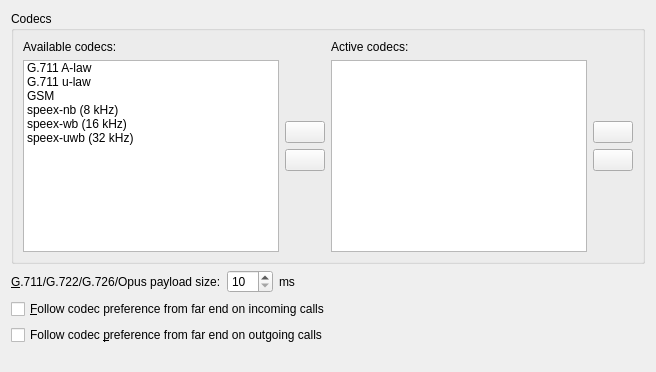
         <widget class="QWidget" name="tabCodecs">
          <attribute name="title">
           <string>Co&amp;decs</string>
          </attribute>
          <layout class="QGridLayout">
           <item row="1" column="0">
            <layout class="QHBoxLayout">
             <item>
              <widget class="QLabel" name="ptimeTextLabel">
               <property name="text">
                <string>&amp;G.711/G.722/G.726/Opus payload size:</string>
               </property>
               <property name="wordWrap">
                <bool>false</bool>
               </property>
               <property name="buddy">
                <cstring>ptimeSpinBox</cstring>
               </property>
              </widget>
             </item>
             <item>
              <widget class="QSpinBox" name="ptimeSpinBox">
               <property name="sizePolicy">
                <sizepolicy hsizetype="Minimum" vsizetype="Fixed">
                 <horstretch>0</horstretch>
                 <verstretch>0</verstretch>
                </sizepolicy>
               </property>
               <property name="minimumSize">
                <size>
                 <width>46</width>
                 <height>0</height>
                </size>
               </property>
               <property name="maximumSize">
                <size>
                 <width>32767</width>
                 <height>32767</height>
                </size>
               </property>
               <property name="whatsThis">
                <string>The preferred payload size for the G.711, G.722, G.726 and Opus codecs.</string>
               </property>
               <property name="minimum">
                <number>10</number>
               </property>
               <property name="maximum">
                <number>80</number>
               </property>
               <property name="singleStep">
                <number>10</number>
               </property>
              </widget>
             </item>
             <item>
              <widget class="QLabel" name="payloadMsTextLabel">
               <property name="text">
                <string>ms</string>
               </property>
               <property name="wordWrap">
                <bool>false</bool>
               </property>
              </widget>
             </item>
             <item>
              <spacer name="spacer24">
               <property name="orientation">
                <enum>Qt::Horizontal</enum>
               </property>
               <property name="sizeType">
                <enum>QSizePolicy::Expanding</enum>
               </property>
               <property name="sizeHint" stdset="0">
                <size>
                 <width>121</width>
                 <height>20</height>
                </size>
               </property>
              </spacer>
             </item>
            </layout>
           </item>
           <item row="2" column="0">
            <widget class="QCheckBox" name="inFarEndCodecPrefCheckBox">
             <property name="whatsThis">
              <string>&lt;p&gt;
For incoming calls, follow the preference from the far-end (SDP offer). Pick the first codec from the SDP offer that is also in the list of active codecs.
&lt;p&gt;
If you disable this option, then the first codec from the active codecs that is also in the SDP offer is picked.</string>
             </property>
             <property name="text">
              <string>&amp;Follow codec preference from far end on incoming calls</string>
             </property>
             <property name="shortcut">
              <string>Alt+F</string>
             </property>
            </widget>
           </item>
           <item row="3" column="0">
            <widget class="QCheckBox" name="outFarEndCodecPrefCheckBox">
             <property name="whatsThis">
              <string>&lt;p&gt;
For outgoing calls, follow the preference from the far-end (SDP answer). Pick the first codec from the SDP answer that is also in the list of active codecs.
&lt;p&gt;
If you disable this option, then the first codec from the active codecs that is also in the SDP answer is picked.</string>
             </property>
             <property name="text">
              <string>Follow codec &amp;preference from far end on outgoing calls</string>
             </property>
             <property name="shortcut">
              <string>Alt+P</string>
             </property>
            </widget>
           </item>
           <item row="4" column="0">
            <spacer name="spacer38">
             <property name="orientation">
              <enum>Qt::Vertical</enum>
             </property>
             <property name="sizeType">
              <enum>QSizePolicy::Expanding</enum>
             </property>
             <property name="sizeHint" stdset="0">
              <size>
               <width>20</width>
               <height>16</height>
              </size>
             </property>
            </spacer>
           </item>
           <item row="0" column="0">
            <widget class="QGroupBox" name="codecsGroupBox">
             <property name="title">
              <string>Codecs</string>
             </property>
             <layout class="QHBoxLayout">
              <item>
               <layout class="QVBoxLayout">
                <item>
                 <widget class="QLabel" name="availCodecTextLabel">
                  <property name="text">
                   <string>Available codecs:</string>
                  </property>
                  <property name="wordWrap">
                   <bool>false</bool>
                  </property>
                 </widget>
                </item>
                <item>
                 <widget class="QListWidget" name="availCodecListBox">
                  <property name="whatsThis">
                   <string>List of available codecs.</string>
                  </property>
                  <item>
                   <property name="text">
                    <string>G.711 A-law</string>
                   </property>
                  </item>
                  <item>
                   <property name="text">
                    <string>G.711 u-law</string>
                   </property>
                  </item>
                  <item>
                   <property name="text">
                    <string>GSM</string>
                   </property>
                  </item>
                  <item>
                   <property name="text">
                    <string>speex-nb (8 kHz)</string>
                   </property>
                  </item>
                  <item>
                   <property name="text">
                    <string>speex-wb (16 kHz)</string>
                   </property>
                  </item>
                  <item>
                   <property name="text">
                    <string>speex-uwb (32 kHz)</string>
                   </property>
                  </item>
                 </widget>
                </item>
               </layout>
              </item>
              <item>
               <layout class="QVBoxLayout">
                <item>
                 <spacer name="spacer17_2">
                  <property name="orientation">
                   <enum>Qt::Vertical</enum>
                  </property>
                  <property name="sizeType">
                   <enum>QSizePolicy::Expanding</enum>
                  </property>
                  <property name="sizeHint" stdset="0">
                   <size>
                    <width>20</width>
                    <height>20</height>
                   </size>
                  </property>
                 </spacer>
                </item>
                <item>
                 <widget class="QPushButton" name="addCodecPushButton">
                  <property name="whatsThis">
                   <string>Move a codec from the list of available codecs to the list of active codecs.</string>
                  </property>
                  <property name="text">
                   <string/>
                  </property>
                  <property name="icon">
                   <iconset resource="icons.qrc">
                    <normaloff>:/icons/images/1rightarrow.png</normaloff>:/icons/images/1rightarrow.png</iconset>
                  </property>
                 </widget>
                </item>
                <item>
                 <widget class="QPushButton" name="rmvCodecPushButton">
                  <property name="whatsThis">
                   <string>Move a codec from the list of active codecs to the list of available codecs.</string>
                  </property>
                  <property name="text">
                   <string/>
                  </property>
                  <property name="icon">
                   <iconset resource="icons.qrc">
                    <normaloff>:/icons/images/1leftarrow.png</normaloff>:/icons/images/1leftarrow.png</iconset>
                  </property>
                 </widget>
                </item>
                <item>
                 <spacer name="spacer18">
                  <property name="orientation">
                   <enum>Qt::Vertical</enum>
                  </property>
                  <property name="sizeType">
                   <enum>QSizePolicy::Expanding</enum>
                  </property>
                  <property name="sizeHint" stdset="0">
                   <size>
                    <width>20</width>
                    <height>21</height>
                   </size>
                  </property>
                 </spacer>
                </item>
               </layout>
              </item>
              <item>
               <layout class="QVBoxLayout">
                <item>
                 <widget class="QLabel" name="useCodecTextLabel">
                  <property name="text">
                   <string>Active codecs:</string>
                  </property>
                  <property name="wordWrap">
                   <bool>false</bool>
                  </property>
                 </widget>
                </item>
                <item>
                 <widget class="QListWidget" name="activeCodecListBox">
                  <property name="whatsThis">
                   <string>List of active codecs. These are the codecs that will be used for media negotiation during call setup. The order of the codecs is the order of preference of use.</string>
                  </property>
                 </widget>
                </item>
               </layout>
              </item>
              <item>
               <layout class="QVBoxLayout">
                <item>
                 <spacer name="spacer19_2">
                  <property name="orientation">
                   <enum>Qt::Vertical</enum>
                  </property>
                  <property name="sizeType">
                   <enum>QSizePolicy::Expanding</enum>
                  </property>
                  <property name="sizeHint" stdset="0">
                   <size>
                    <width>20</width>
                    <height>21</height>
                   </size>
                  </property>
                 </spacer>
                </item>
                <item>
                 <widget class="QPushButton" name="upCodecPushButton">
                  <property name="whatsThis">
                   <string>Move a codec upwards in the list of active codecs, i.e. increase its preference of use.</string>
                  </property>
                  <property name="text">
                   <string/>
                  </property>
                  <property name="icon">
                   <iconset resource="icons.qrc">
                    <normaloff>:/icons/images/1uparrow.png</normaloff>:/icons/images/1uparrow.png</iconset>
                  </property>
                 </widget>
                </item>
                <item>
                 <widget class="QPushButton" name="downCodecPushButton">
                  <property name="whatsThis">
                   <string>Move a codec downwards in the list of active codecs, i.e. decrease its preference of use.</string>
                  </property>
                  <property name="text">
                   <string/>
                  </property>
                  <property name="icon">
                   <iconset resource="icons.qrc">
                    <normaloff>:/icons/images/1downarrow.png</normaloff>:/icons/images/1downarrow.png</iconset>
                  </property>
                 </widget>
                </item>
                <item>
                 <spacer name="spacer20_2">
                  <property name="orientation">
                   <enum>Qt::Vertical</enum>
                  </property>
                  <property name="sizeType">
                   <enum>QSizePolicy::Expanding</enum>
                  </property>
                  <property name="sizeHint" stdset="0">
                   <size>
                    <width>20</width>
                    <height>31</height>
                   </size>
                  </property>
                 </spacer>
                </item>
               </layout>
              </item>
             </layout>
            </widget>
           </item>
          </layout>
         </widget>
